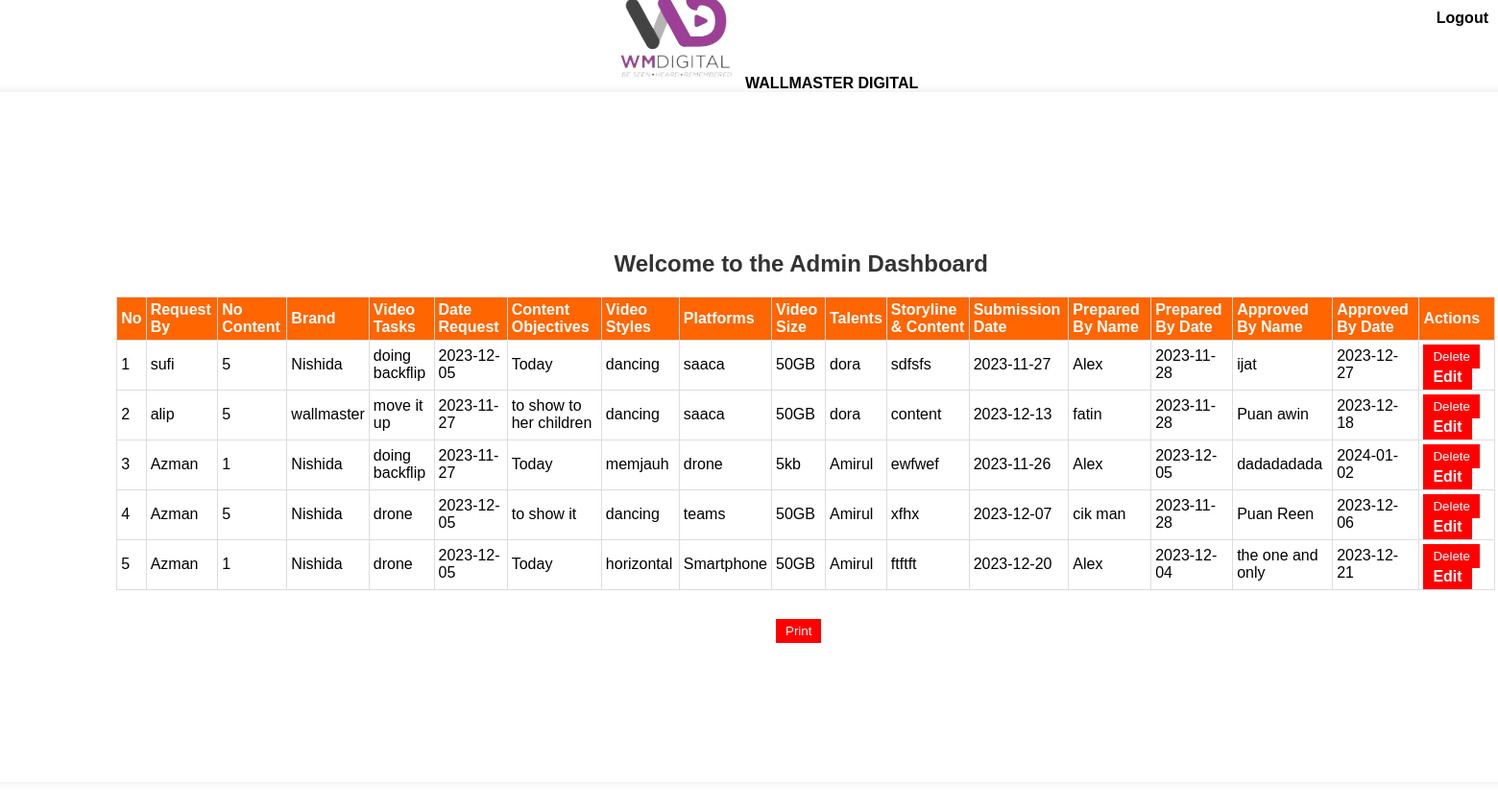
The page /admin_dashboard.php on the database its author committed.
### tables this page shows
CREATE TABLE `form` (
  `id` int(11) NOT NULL,
  `frequest` varchar(256) NOT NULL,
  `lcontent` varchar(256) NOT NULL,
  `lbrand` varchar(255) NOT NULL,
  `lvideotask` varchar(250) NOT NULL,
  `ldaterequest` varchar(259) NOT NULL,
  `lcontentobjectives` varchar(250) NOT NULL,
  `lvideostyles` varchar(250) NOT NULL,
  `lplatforms` varchar(250) NOT NULL,
  `lvideosize` varchar(250) NOT NULL,
  `ltalents` varchar(250) NOT NULL,
  `lstorylinecontent` varchar(255) NOT NULL,
  `lsubmissiondate` varchar(250) NOT NULL,
  `lpreparedbyname` varchar(250) NOT NULL,
  `lpreparedbydate` varchar(250) NOT NULL,
  `lapprovedbyname` varchar(250) NOT NULL,
  `lapprovedbydate` varchar(250) NOT NULL
);

### admin_dashboard.php (the view, shortened to what this page needs)
<!DOCTYPE html>
<html lang="en"><head>
	<body>
  <header id="header" class="fixed-top d-flex align-items-center">
    <div class="container d-flex align-items-center justify-content-between">
      <div class="logo">
        <img src="assets\img\logo\removebackground.png" h1 class="text-light"><a href="index.php"><span> WALLMASTER DIGITAL</span></a></img>
      </div>
</head>
<body>
    <div class="container">
        <a class="logout" href="index.php">Logout</a>
        <h2>Welcome to the Admin Dashboard</h2>
        <?php
        include_once "db_connection.php";
		$bil=1;
        $sql = "SELECT * FROM form";
        $result = $conn->query($sql);
        if ($result->num_rows > 0) {
            echo "<table>
                    <tr>
                        <th>No</th>
                        <th>Request By</th>
                        <th>No Content</th>
                        <th>Brand</th>
                        <th>Video Tasks</th>
                        <th>Date Request</th>
                        <th>Content Objectives</th>
                        <th>Video Styles</th>
                        <th>Platforms</th>
                        <th>Video Size</th>
                        <th>Talents</th>
                        <th>Storyline & Content</th>
                        <th>Submission Date</th>
                        <th>Prepared By Name</th>
                        <th>Prepared By Date</th>
                        <th>Approved By Name</th>
                        <th>Approved By Date</th>
                        <th>Actions</th>
                    </tr>";
            while ($row = $result->fetch_assoc()) {
                echo "<tr>
						<td>{$bil}</td>
                        <td>" . $row["frequest"] . "</td>
                        <td>" . $row["lcontent"] . "</td>
                        <td>" . $row["lbrand"] . "</td>
                        <td>" . $row["lvideotask"] . "</td>
                        <td>" . $row["ldaterequest"] . "</td>
                        <td>" . $row["lcontentobjectives"] . "</td>
                        <td>" . $row["lvideostyles"] . "</td>
                        <td>" . $row["lplatforms"] . "</td>
                        <td>" . $row["lvideosize"] . "</td>
                        <td>" . $row["ltalents"] . "</td>
                        <td>" . $row["lstorylinecontent"] . "</td>
                        <td>" . $row["lsubmissiondate"] . "</td>
                        <td>" . $row["lpreparedbyname"] . "</td>
                        <td>" . $row["lpreparedbydate"] . "</td>
                        <td>" . $row["lapprovedbyname"] . "</td>
                        <td>" . $row["lapprovedbydate"] . "</td>
                        <td>
                            <button class='action-btn' onclick='confirmAction(\"delete\", " . $row["id"] . ")'>Delete</button>
                            <a class='action-btn' href='edit_page.php?id=" . $row["id"] . "'>Edit</a>
                        </td>
                    </tr>";
				 $bil++;
            }
            echo "</table>";
        } else {
            echo "No Database.....";
        }
        ?>
        <button onclick="printPage()" class="action-btn">Print</button>
    </div>
</body>
</body>
</html>

### admin_dashboard.php (style rules this page uses)
body { font-family: 'Arial', sans-serif; background-color: #f4f4f4; margin: 0; padding: 0; display: flex; align-items: center; justify-content: center; height: 100vh; }
.container { background-color: #fff; padding: 145px; border-radius: 10px; box-shadow: 0 0 10px rgba(0, 0, 0, 0.1); width: 85%; margin: auto; text-align: center; margin-left: 20px; }
h2 { color: #333; margin-bottom: 20px; }
table { width: 100%; border-collapse: collapse; margin-bottom: 30px; margin-left: 5px; }
s table, th, td { border: 1px solid #ddd; }
th, td { padding: 4px; text-align: left; }
th { background-color: #FF6500; color: white; }
a { text-decoration: none; color: #000000; font-weight: bold; }
.logout { position: absolute; top: 10px; right: 10px; }
.action-btn { background-color: #FF0000; color: white; border: none; padding: 5px 10px; cursor: pointer; margin-right: 5px; }

### rows shown on the page
form: frequest "sufi", lcontent "5", lbrand "Nishida", lvideotask "doing backflip", ldaterequest "2023-12-05", lcontentobjectives "Today", lvideostyles "dancing", lplatforms "saaca", lvideosize "50GB", ltalents "dora", lstorylinecontent "sdfsfs", lsubmissiondate "2023-11-27", lpreparedbyname "Alex", lpreparedbydate "2023-11-28", lapprovedbyname "ijat", lapprovedbydate "2023-12-27"
form: frequest "alip", lcontent "5", lbrand "wallmaster", lvideotask "move it up", ldaterequest "2023-11-27", lcontentobjectives "to show to her children", lvideostyles "dancing", lplatforms "saaca", lvideosize "50GB", ltalents "dora", lstorylinecontent "content", lsubmissiondate "2023-12-13", lpreparedbyname "fatin", lpreparedbydate "2023-11-28", lapprovedbyname "Puan awin", lapprovedbydate "2023-12-18"
form: frequest "Azman", lcontent "1", lbrand "Nishida", lvideotask "doing backflip", ldaterequest "2023-11-27", lcontentobjectives "Today", lvideostyles "memjauh", lplatforms "drone", lvideosize "5kb", ltalents "Amirul", lstorylinecontent "ewfwef", lsubmissiondate "2023-11-26", lpreparedbyname "Alex", lpreparedbydate "2023-12-05", lapprovedbyname "dadadadada", lapprovedbydate "2024-01-02"
form: frequest "Azman", lcontent "5", lbrand "Nishida", lvideotask "drone", ldaterequest "2023-12-05", lcontentobjectives "to show it", lvideostyles "dancing", lplatforms "teams", lvideosize "50GB", ltalents "Amirul", lstorylinecontent "xfhx", lsubmissiondate "2023-12-07", lpreparedbyname "cik man", lpreparedbydate "2023-11-28", lapprovedbyname "Puan Reen", lapprovedbydate "2023-12-06"
form: frequest "Azman", lcontent "1", lbrand "Nishida", lvideotask "drone", ldaterequest "2023-12-05", lcontentobjectives "Today", lvideostyles "horizontal", lplatforms "Smartphone", lvideosize "50GB", ltalents "Amirul", lstorylinecontent "ftftft", lsubmissiondate "2023-12-20", lpreparedbyname "Alex", lpreparedbydate "2023-12-04", lapprovedbyname "the one and only", lapprovedbydate "2023-12-21"
